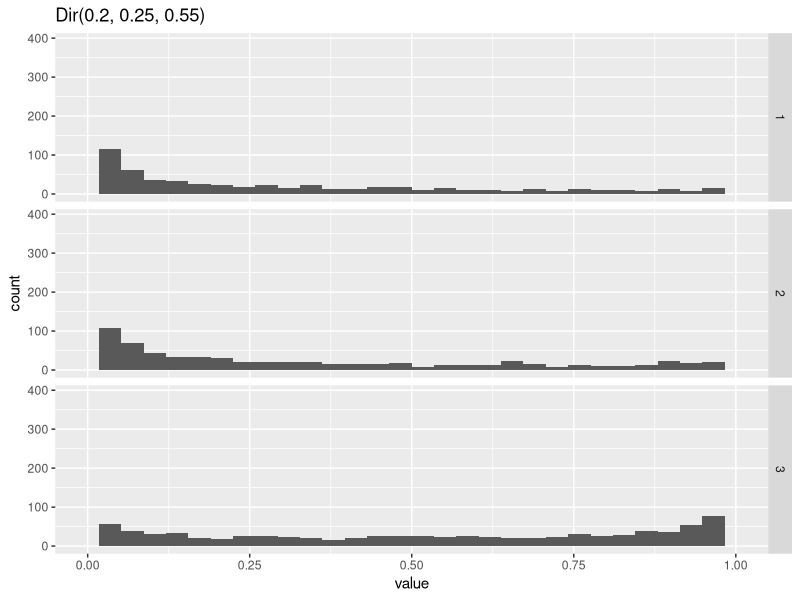
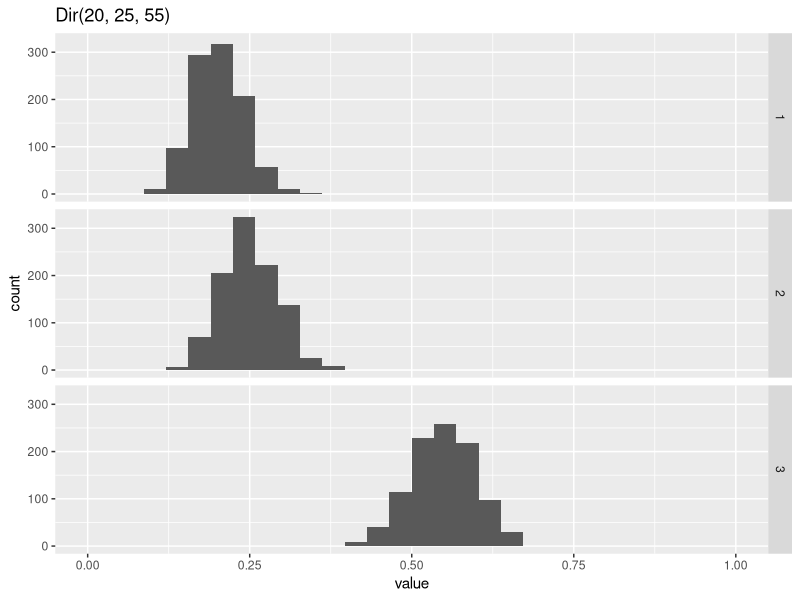

Here is the R script that generated these plots, in order:
## ---- chunk 1
library(gtools)
library(reshape2)
library(ggplot2)
d1 <- rdirichlet(1000, c(0.2, 0.25, 0.55))
d2 <- rdirichlet(1000, c(20, 25, 55))
d1long <- melt(d1)
d2long <- melt(d2)
p <- ggplot(d1long, aes(value, group = Var2))+
  geom_histogram()+
  facet_grid(Var2 ~ .)+
  xlim(0, 1)+
  ggtitle('Dir(0.2, 0.25, 0.55)')

p2 <- ggplot(d2long, aes(value, group = Var2))+
  geom_histogram()+
  facet_grid(Var2 ~ .)+
  xlim(0, 1)+
  ggtitle('Dir(20, 25, 55)')

p
p2

